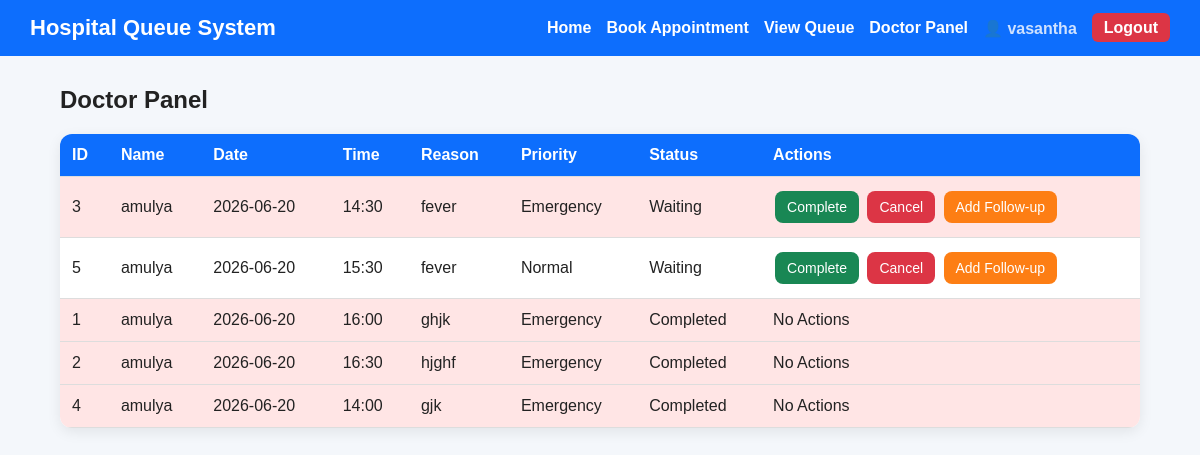
Screenshot of /doctor (signed in) with the database file from the repository.
### tables this page shows
CREATE TABLE appointments (
            id INTEGER PRIMARY KEY AUTOINCREMENT,
            patient_name TEXT NOT NULL,
            age INTEGER NOT NULL,
            gender TEXT NOT NULL,
            phone TEXT NOT NULL,
            appointment_date TEXT NOT NULL,
            appointment_time TEXT NOT NULL,
            reason TEXT NOT NULL,
            is_emergency INTEGER DEFAULT 0,
            status TEXT DEFAULT 'Waiting',
            payment_status TEXT DEFAULT 'Pending',
            created_at TEXT NOT NULL,
            followup_group TEXT DEFAULT NULL,
            user_id INTEGER,
            doctor_id INTEGER,
            FOREIGN KEY (user_id) REFERENCES users(id),
            FOREIGN KEY (doctor_id) REFERENCES doctors(id)
        );

### app.py (the view, shortened to what this page needs)
@app.route("/doctor", methods=["GET", "POST"])
@login_required
def doctor():
    conn = get_db_connection()
    appointments = conn.execute("""
        SELECT a.*, d.name AS doctor_name, d.specialization
        FROM appointments a
        LEFT JOIN doctors d ON a.doctor_id = d.id
        ORDER BY
            CASE WHEN a.status='Waiting' THEN 1 ELSE 2 END,
            a.is_emergency DESC,
            a.appointment_date ASC,
            a.created_at ASC
    """).fetchall()
    conn.close()
    return render_template("doctor.html", appointments=appointments)

### app.py (called while the page is built)
def get_db_connection():
    conn = sqlite3.connect(DATABASE)
    conn.row_factory = sqlite3.Row
    return conn

def login_required(f):
    from functools import wraps
    @wraps(f)
    def decorated(*args, **kwargs):
        if "user_id" not in session:
            flash("Please login to access this page.")
            return redirect(url_for("login"))
        return f(*args, **kwargs)
    return decorated

### templates/doctor.html (shortened to what this page needs)
{% extends 'base.html' %}
{% block content %}
<h2>Doctor Panel</h2>
<table>
    <thead>
        <tr>
            <th>ID</th>
            <th>Name</th>
            <th>Date</th>
            <th>Time</th>
            <th>Reason</th>
            <th>Priority</th>
            <th>Status</th>
            <th>Actions</th>
        </tr>
    </thead>
    <tbody>
        {% for appointment in appointments %}
        <tr class="{% if appointment['is_emergency'] == 1 %}emergency-row{% endif %}">
            <td>{{ appointment['id'] }}</td>
            <td>{{ appointment['patient_name'] }}</td>
            <td>{{ appointment['appointment_date'] }}</td>
            <td>{{ appointment['appointment_time'] }}</td>
            <td>{{ appointment['reason'] }}</td>
            <td>
                {% if appointment['is_emergency'] == 1 %}
                    Emergency
                {% else %}
                    Normal
                {% endif %}
            </td>
            <td>{{ appointment['status'] }}</td>
            <td>
                {% if appointment['status'] == 'Waiting' %}
                <form method="POST" style="display:inline;">
                    <button type="submit" class="btn-small complete-btn">Complete</button>
                </form>
                <form method="POST" style="display:inline;">
                    <button type="submit" class="btn-small cancel-btn">Cancel</button>
                </form>
                <a href="{{ url_for('followup', appointment_id=appointment['id']) }}" class="btn-small followup-btn">Add Follow-up</a>
                {% else %}
                No Actions
                {% endif %}
            </td>
        </tr>
        {% endfor %}
    </tbody>
</table>
{% endblock %}

### templates/base.html (shortened to what this page needs)
<!DOCTYPE html>
<html lang="en">
<head>
    <link rel="stylesheet" href="{{ url_for('static', filename='css/style.css') }}">
</head>
<body>
    <nav class="navbar">
        <div class="logo">Hospital Queue System</div>
        <ul class="nav-links">
            <li><a href="{{ url_for('index') }}">Home</a></li>
            {% if session.get('user_id') %}
                <li><a href="{{ url_for('book') }}">Book Appointment</a></li>
                <li><a href="{{ url_for('queue') }}">View Queue</a></li>
                <li><a href="{{ url_for('doctor') }}">Doctor Panel</a></li>
                <li class="nav-user">👤 {{ session.get('username') }}</li>
                <li><a href="{{ url_for('logout') }}" class="nav-logout">Logout</a></li>
            {% else %}
                <li><a href="{{ url_for('login') }}">Login</a></li>
                <li><a href="{{ url_for('register') }}">Register</a></li>
            {% endif %}
        </ul>
    </nav>
    <div class="container">
        {% block content %}{% endblock %}
    </div>
</body>
</html>

### static/css/style.css (style rules this page uses)
body { margin: 0; font-family: Arial, sans-serif; background: #f4f7fb; color: #222; }
.navbar { background: #0d6efd; color: white; padding: 15px 30px; display: flex; justify-content: space-between; align-items: center; }
.logo { font-size: 22px; font-weight: bold; }
.nav-links { list-style: none; display: flex; gap: 15px; margin: 0; }
.nav-links li a { color: white; text-decoration: none; font-weight: bold; }
.container { width: 90%; max-width: 1100px; margin: 30px auto; }
.btn, .btn-small { background: #0d6efd; color: white; padding: 10px 18px; text-decoration: none; border: none; border-radius: 8px; cursor: pointer; display: inline-block; }
table { width: 100%; border-collapse: collapse; background: white; box-shadow: 0 4px 14px rgba(0,0,0,0.08); border-radius: 12px; overflow: hidden; }
table th, table td { padding: 12px; border-bottom: 1px solid #ddd; text-align: left; }
table th { background: #0d6efd; color: white; }
.emergency-row { background: #ffe5e5; }
.complete-btn { background: #198754; }
.cancel-btn { background: #dc3545; }
.followup-btn { background: #fd7e14; }
.btn-small { padding: 8px 12px; margin: 2px; font-size: 14px; }
.nav-user { color: #cfe2ff; font-weight: bold; list-style: none; }
.nav-logout { background: #dc3545; padding: 6px 12px; border-radius: 6px; color: white !important; text-decoration: none; font-weight: bold; }

### rows the page displays
appointments: id "3", patient_name "amulya", appointment_date "2026-06-20", appointment_time "14:30", reason "fever", is_emergency "Emergency", status "Waiting"
appointments: id "5", patient_name "amulya", appointment_date "2026-06-20", appointment_time "15:30", reason "fever", is_emergency "Normal", status "Waiting"
appointments: id "1", patient_name "amulya", appointment_date "2026-06-20", appointment_time "16:00", reason "ghjk", is_emergency "Emergency", status "Completed", shows "No Actions"
appointments: id "2", patient_name "amulya", appointment_date "2026-06-20", appointment_time "16:30", reason "hjghf", is_emergency "Emergency", status "Completed", shows "No Actions"
appointments: id "4", patient_name "amulya", appointment_date "2026-06-20", appointment_time "14:00", reason "gjk", is_emergency "Emergency", status "Completed", shows "No Actions"

### other values shown
{{ session.get('username') }} "vasantha"
